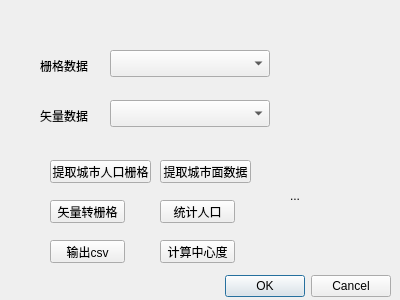
<?xml version="1.0" encoding="UTF-8"?>
<ui version="4.0">
 <class>CityComputeDialogBase</class>
 <widget class="QDialog" name="CityComputeDialogBase">
  <property name="geometry">
   <rect>
    <x>0</x>
    <y>0</y>
    <width>400</width>
    <height>300</height>
   </rect>
  </property>
  <property name="windowTitle">
   <string>City Compute</string>
  </property>
  <widget class="QDialogButtonBox" name="button_box">
   <property name="geometry">
    <rect>
     <x>50</x>
     <y>270</y>
     <width>341</width>
     <height>32</height>
    </rect>
   </property>
   <property name="orientation">
    <enum>Qt::Horizontal</enum>
   </property>
   <property name="standardButtons">
    <set>QDialogButtonBox::Cancel|QDialogButtonBox::Ok</set>
   </property>
  </widget>
  <widget class="QgsMapLayerComboBox" name="mlRaster">
   <property name="geometry">
    <rect>
     <x>110</x>
     <y>50</y>
     <width>160</width>
     <height>27</height>
    </rect>
   </property>
  </widget>
  <widget class="QgsMapLayerComboBox" name="mlVector">
   <property name="geometry">
    <rect>
     <x>110</x>
     <y>100</y>
     <width>160</width>
     <height>27</height>
    </rect>
   </property>
  </widget>
  <widget class="QPushButton" name="pbRun">
   <property name="geometry">
    <rect>
     <x>50</x>
     <y>160</y>
     <width>101</width>
     <height>23</height>
    </rect>
   </property>
   <property name="text">
    <string>提取城市人口栅格</string>
   </property>
  </widget>
  <widget class="QLabel" name="label">
   <property name="geometry">
    <rect>
     <x>40</x>
     <y>60</y>
     <width>54</width>
     <height>12</height>
    </rect>
   </property>
   <property name="text">
    <string>栅格数据</string>
   </property>
  </widget>
  <widget class="QLabel" name="label_2">
   <property name="geometry">
    <rect>
     <x>40</x>
     <y>110</y>
     <width>54</width>
     <height>12</height>
    </rect>
   </property>
   <property name="text">
    <string>矢量数据</string>
   </property>
  </widget>
  <widget class="QLabel" name="lbWarning">
   <property name="geometry">
    <rect>
     <x>290</x>
     <y>190</y>
     <width>54</width>
     <height>12</height>
    </rect>
   </property>
   <property name="text">
    <string>...</string>
   </property>
  </widget>
  <widget class="QPushButton" name="pbRun2">
   <property name="geometry">
    <rect>
     <x>160</x>
     <y>160</y>
     <width>91</width>
     <height>23</height>
    </rect>
   </property>
   <property name="text">
    <string>提取城市面数据</string>
   </property>
  </widget>
  <widget class="QPushButton" name="pb2Vector">
   <property name="geometry">
    <rect>
     <x>50</x>
     <y>200</y>
     <width>75</width>
     <height>23</height>
    </rect>
   </property>
   <property name="text">
    <string>矢量转栅格</string>
   </property>
  </widget>
  <widget class="QPushButton" name="pbPopulation">
   <property name="geometry">
    <rect>
     <x>160</x>
     <y>200</y>
     <width>75</width>
     <height>23</height>
    </rect>
   </property>
   <property name="text">
    <string>统计人口</string>
   </property>
  </widget>
  <widget class="QPushButton" name="pbOutputCsv">
   <property name="geometry">
    <rect>
     <x>50</x>
     <y>240</y>
     <width>75</width>
     <height>23</height>
    </rect>
   </property>
   <property name="text">
    <string>输出csv</string>
   </property>
  </widget>
  <widget class="QPushButton" name="pbCenter">
   <property name="geometry">
    <rect>
     <x>160</x>
     <y>240</y>
     <width>75</width>
     <height>23</height>
    </rect>
   </property>
   <property name="text">
    <string>计算中心度</string>
   </property>
  </widget>
 </widget>
 <customwidgets>
  <customwidget>
   <class>QgsMapLayerComboBox</class>
   <extends>QComboBox</extends>
   <header>qgsmaplayercombobox.h</header>
  </customwidget>
 </customwidgets>
 <resources/>
 <connections>
  <connection>
   <sender>button_box</sender>
   <signal>accepted()</signal>
   <receiver>CityComputeDialogBase</receiver>
   <slot>accept()</slot>
   <hints>
    <hint type="sourcelabel">
     <x>20</x>
     <y>20</y>
    </hint>
    <hint type="destinationlabel">
     <x>20</x>
     <y>20</y>
    </hint>
   </hints>
  </connection>
  <connection>
   <sender>button_box</sender>
   <signal>rejected()</signal>
   <receiver>CityComputeDialogBase</receiver>
   <slot>reject()</slot>
   <hints>
    <hint type="sourcelabel">
     <x>20</x>
     <y>20</y>
    </hint>
    <hint type="destinationlabel">
     <x>20</x>
     <y>20</y>
    </hint>
   </hints>
  </connection>
 </connections>
</ui>
